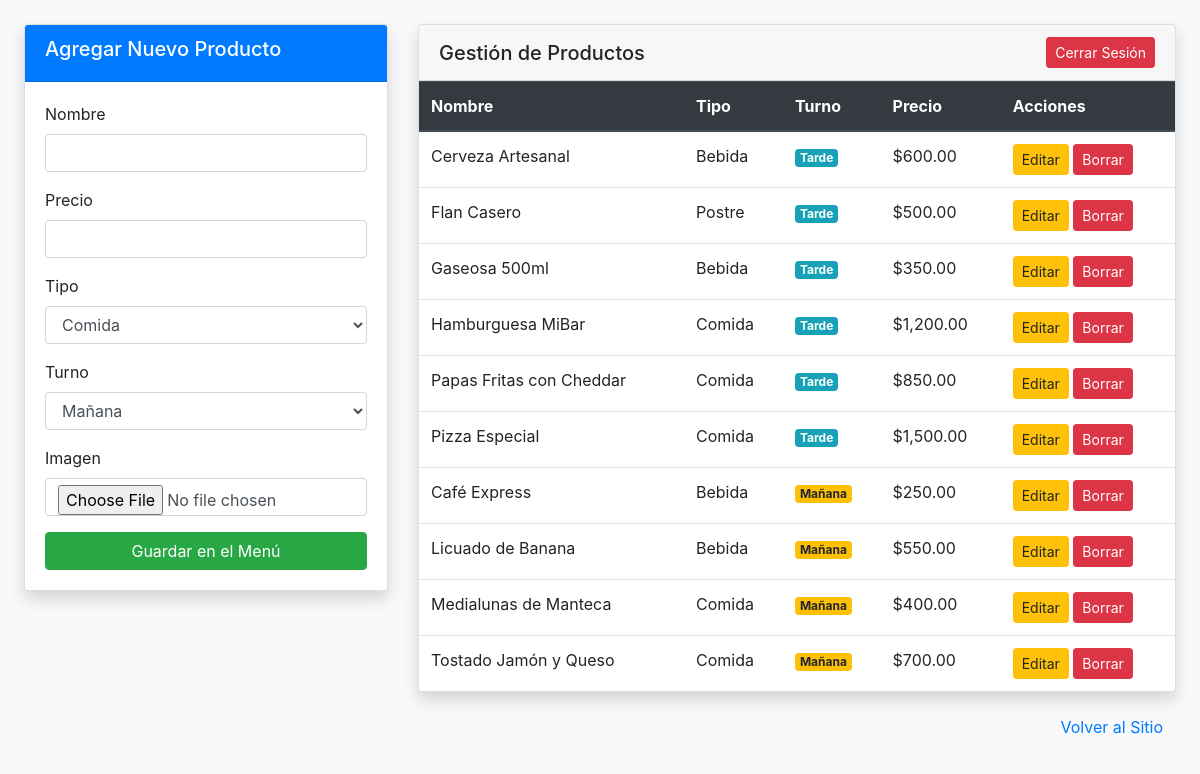
/Admin/basedatos/formulario.php (signed in), run on the app's committed database.
### tables this page shows
CREATE TABLE IF NOT EXISTS `menu` (
  `id` int(11) NOT NULL AUTO_INCREMENT,
  `nombre` varchar(255) NOT NULL,
  `tipo` varchar(100) NOT NULL,  
  `turno` enum('Mañana', 'Tarde') NOT NULL,
  `precio` decimal(10, 2) NOT NULL,
  `imagen` varchar(255) NOT NULL,
  PRIMARY KEY (`id`)
);

### Admin/basedatos/formulario.php (the view, shortened to what this page needs)
<?php
$bd = new connection();
$conex = $bd->conectar();
$consulta = $conex->query("SELECT * FROM menu ORDER BY turno DESC, nombre ASC");
?>
<!DOCTYPE html>
<html lang="es">
<head>
    <link rel="stylesheet" href="https://stackpath.bootstrapcdn.com/bootstrap/4.3.1/css/bootstrap.min.css">
</head>
<body class="bg-light">
    <div class="container-fluid p-4">
        <div class="row">
            <div class="col-md-4">
                <div class="card shadow">
                    <div class="card-header bg-primary text-white"><h5>Agregar Nuevo Producto</h5></div>
                    <form action="formulario.php" method="POST" enctype="multipart/form-data" class="card-body">
                        <div class="form-group"><label>Nombre</label><input type="text" name="nombre" class="form-control" required></div>
                        <div class="form-group"><label>Precio</label><input type="number" step="0.01" name="precio" class="form-control" required></div>
                        <div class="form-group"><label>Tipo</label>
                            <select name="tipo" class="form-control"><option>Comida</option><option>Bebida</option><option>Postre</option></select>
                        </div>
                        <div class="form-group"><label>Turno</label>
                            <select name="turno" class="form-control"><option value="Mañana">Mañana</option><option value="Tarde">Tarde</option></select>
                        </div>
                        <div class="form-group"><label>Imagen</label><input type="file" name="img" class="form-control"></div>
                        <button type="submit" class="btn btn-success btn-block">Guardar en el Menú</button>
                    </form>
                </div>
            </div>
            <div class="col-md-8">
                <div class="card shadow">
                    <div class="card-header d-flex justify-content-between align-items-center">
                        <h5 class="mb-0">Gestión de Productos</h5>
                        <form method="POST" class="m-0"><button type="submit" name="logout" class="btn btn-danger btn-sm">Cerrar Sesión</button></form>
                    </div>
                    <div class="card-body p-0">
                        <table class="table table-hover mb-0">
                            <thead class="thead-dark">
                                <tr><th>Nombre</th><th>Tipo</th><th>Turno</th><th>Precio</th><th>Acciones</th></tr>
                            </thead>
                            <tbody>
                                <?php while($row = $consulta->fetch_assoc()){ ?>
                                <tr>
                                    <td><?php echo $row['nombre']; ?></td>
                                    <td><?php echo $row['tipo']; ?></td>
                                    <td><span class="badge <?php echo $row['turno']=='Mañana'?'badge-warning':'badge-info'; ?>"><?php echo $row['turno']; ?></span></td>
                                    <td>$<?php echo number_format($row['precio'], 2); ?></td>
                                    <td>
                                        <a href="form-edit.php?id=<?php echo $row['id']; ?>" class="btn btn-warning btn-sm">Editar</a>
                                        <a href="formulario.php?borrar=<?php echo $row['id']; ?>" class="btn btn-danger btn-sm" onclick="return confirm('¿Seguro?')">Borrar</a>
                                    </td>
                                </tr>
                                <?php } ?>
                            </tbody>
                        </table>
                    </div>
                </div>
                <div class="mt-3 text-right"><a href="../../index.php" class="btn btn-link">Volver al Sitio</a></div>
            </div>
        </div>
    </div>
</body>
</html>

### data on the page
menu: nombre "Cerveza Artesanal", tipo "Bebida", turno "Tarde", precio "600.00"
menu: nombre "Flan Casero", tipo "Postre", turno "Tarde", precio "500.00"
menu: nombre "Gaseosa 500ml", tipo "Bebida", turno "Tarde", precio "350.00"
menu: nombre "Hamburguesa MiBar", tipo "Comida", turno "Tarde", precio "1,200.00"
menu: nombre "Papas Fritas con Cheddar", tipo "Comida", turno "Tarde", precio "850.00"
menu: nombre "Pizza Especial", tipo "Comida", turno "Tarde", precio "1,500.00"
menu: nombre "Café Express", tipo "Bebida", turno "Mañana", precio "250.00"
menu: nombre "Licuado de Banana", tipo "Bebida", turno "Mañana", precio "550.00"
menu: nombre "Medialunas de Manteca", tipo "Comida", turno "Mañana", precio "400.00"
menu: nombre "Tostado Jamón y Queso", tipo "Comida", turno "Mañana", precio "700.00"
